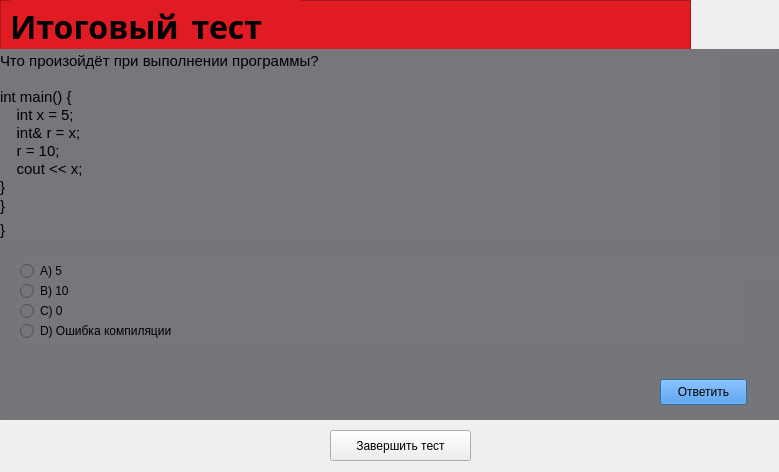
 <widget class="QDialog" name="finish_test">
  <property name="geometry">
   <rect>
    <x>0</x>
    <y>0</y>
    <width>779</width>
    <height>472</height>
   </rect>
  </property>
  <property name="windowTitle">
   <string>Dialog</string>
  </property>
  <widget class="QFrame" name="frame">
   <property name="geometry">
    <rect>
     <x>0</x>
     <y>0</y>
     <width>691</width>
     <height>51</height>
    </rect>
   </property>
   <property name="styleSheet">
    <string notr="true">background-color: rgb(224, 27, 36);</string>
   </property>
   <property name="frameShape">
    <enum>QFrame::Shape::StyledPanel</enum>
   </property>
   <property name="frameShadow">
    <enum>QFrame::Shadow::Raised</enum>
   </property>
   <widget class="QLabel" name="label">
    <property name="geometry">
     <rect>
      <x>10</x>
      <y>-10</y>
      <width>291</width>
      <height>71</height>
     </rect>
    </property>
    <property name="font">
     <font>
      <family>LM Roman 8</family>
      <pointsize>15</pointsize>
      <bold>true</bold>
     </font>
    </property>
    <property name="text">
     <string>&lt;html&gt;&lt;head/&gt;&lt;body&gt;&lt;p&gt;&lt;span style=&quot; font-size:24pt;&quot;&gt;Итоговый тест&lt;/span&gt;&lt;/p&gt;&lt;/body&gt;&lt;/html&gt;</string>
    </property>
   </widget>
  </widget>
  <widget class="QGroupBox" name="groupBox">
   <property name="geometry">
    <rect>
     <x>0</x>
     <y>49</y>
     <width>781</width>
     <height>371</height>
    </rect>
   </property>
   <property name="styleSheet">
    <string notr="true">background-color: rgb(119, 118, 123);</string>
   </property>
   <property name="title">
    <string/>
   </property>
   <widget class="QLabel" name="q2">
    <property name="geometry">
     <rect>
      <x>0</x>
      <y>0</y>
      <width>721</width>
      <height>61</height>
     </rect>
    </property>
    <property name="text">
     <string>&lt;html&gt;&lt;head/&gt;&lt;body&gt;&lt;p&gt;В чём отличие стека от кучи (heap) в управлении памятью?&lt;/p&gt;&lt;/body&gt;&lt;/html&gt;</string>
    </property>
   </widget>
   <widget class="QLabel" name="q1">
    <property name="geometry">
     <rect>
      <x>0</x>
      <y>0</y>
      <width>721</width>
      <height>51</height>
     </rect>
    </property>
    <property name="text">
     <string>&lt;html&gt;&lt;head/&gt;&lt;body&gt;&lt;p&gt;&lt;span style=&quot; font-size:12pt;&quot;&gt;Чем отличается область видимости (scope) от времени жизни (lifetime) переменной в C++?&lt;/span&gt;&lt;/p&gt;&lt;/body&gt;&lt;/html&gt;</string>
    </property>
   </widget>
   <widget class="QLabel" name="q3">
    <property name="geometry">
     <rect>
      <x>0</x>
      <y>0</y>
      <width>721</width>
      <height>61</height>
     </rect>
    </property>
    <property name="text">
     <string>&lt;html&gt;&lt;head/&gt;&lt;body&gt;&lt;p&gt;Какое из утверждений об указателях верно?&lt;/p&gt;&lt;/body&gt;&lt;/html&gt;</string>
    </property>
   </widget>
   <widget class="QLabel" name="q4">
    <property name="geometry">
     <rect>
      <x>0</x>
      <y>0</y>
      <width>721</width>
      <height>61</height>
     </rect>
    </property>
    <property name="text">
     <string>&lt;html&gt;&lt;head/&gt;&lt;body&gt;&lt;p&gt;Как работает оператор switch в C++?&lt;/p&gt;&lt;/body&gt;&lt;/html&gt;</string>
    </property>
   </widget>
   <widget class="QLabel" name="q5">
    <property name="geometry">
     <rect>
      <x>0</x>
      <y>0</y>
      <width>721</width>
      <height>61</height>
     </rect>
    </property>
    <property name="text">
     <string>&lt;html&gt;&lt;head/&gt;&lt;body&gt;&lt;p&gt;Какое из утверждений о динамических структурах данных верно?&lt;/p&gt;&lt;/body&gt;&lt;/html&gt;</string>
    </property>
   </widget>
   <widget class="QLabel" name="q7">
    <property name="geometry">
     <rect>
      <x>0</x>
      <y>0</y>
      <width>721</width>
      <height>171</height>
     </rect>
    </property>
    <property name="text">
     <string>&lt;!DOCTYPE HTML PUBLIC &quot;-//W3C//DTD HTML 4.0//EN&quot; &quot;http://www.w3.org/TR/REC-html40/strict.dtd&quot;&gt;
&lt;html&gt;&lt;head&gt;&lt;meta name=&quot;qrichtext&quot; content=&quot;1&quot; /&gt;&lt;meta charset=&quot;utf-8&quot; /&gt;&lt;style type=&quot;text/css&quot;&gt;
p, li { white-space: pre-wrap; }
hr { height: 1px; border-width: 0; }
li.unchecked::marker { content: &quot;\2610&quot;; }
li.checked::marker { content: &quot;\2612&quot;; }
&lt;/style&gt;&lt;/head&gt;&lt;body style=&quot; font-family:'Cantarell'; font-size:11pt; font-weight:400; font-style:normal;&quot;&gt;
&lt;p style=&quot; margin-top:0px; margin-bottom:0px; margin-left:0px; margin-right:0px; -qt-block-indent:0; text-indent:0px;&quot;&gt;Какой результат выполнения программы?&lt;/p&gt;
&lt;p style=&quot;-qt-paragraph-type:empty; margin-top:0px; margin-bottom:0px; margin-left:0px; margin-right:0px; -qt-block-indent:0; text-indent:0px;&quot;&gt;&lt;br /&gt;&lt;/p&gt;
&lt;p style=&quot; margin-top:0px; margin-bottom:0px; margin-left:0px; margin-right:0px; -qt-block-indent:0; text-indent:0px;&quot;&gt;int main() {&lt;/p&gt;
&lt;p style=&quot; margin-top:0px; margin-bottom:0px; margin-left:0px; margin-right:0px; -qt-block-indent:0; text-indent:0px;&quot;&gt;    int a = 3, b = 0;&lt;/p&gt;
&lt;p style=&quot; margin-top:0px; margin-bottom:0px; margin-left:0px; margin-right:0px; -qt-block-indent:0; text-indent:0px;&quot;&gt;    if (a &amp;amp;&amp;amp; b || !b)&lt;/p&gt;
&lt;p style=&quot; margin-top:0px; margin-bottom:0px; margin-left:0px; margin-right:0px; -qt-block-indent:0; text-indent:0px;&quot;&gt;        cout &amp;lt;&amp;lt; &amp;quot;Yes&amp;quot;;&lt;/p&gt;
&lt;p style=&quot; margin-top:0px; margin-bottom:0px; margin-left:0px; margin-right:0px; -qt-block-indent:0; text-indent:0px;&quot;&gt;    else&lt;/p&gt;
&lt;p style=&quot; margin-top:0px; margin-bottom:0px; margin-left:0px; margin-right:0px; -qt-block-indent:0; text-indent:0px;&quot;&gt;        cout &amp;lt;&amp;lt; &amp;quot;No&amp;quot;;&lt;/p&gt;
&lt;p style=&quot; margin-top:0px; margin-bottom:0px; margin-left:0px; margin-right:0px; -qt-block-indent:0; text-indent:0px;&quot;&gt;}&lt;/p&gt;&lt;/body&gt;&lt;/html&gt;</string>
    </property>
   </widget>
   <widget class="QLabel" name="q8">
    <property name="geometry">
     <rect>
      <x>0</x>
      <y>0</y>
      <width>721</width>
      <height>151</height>
     </rect>
    </property>
    <property name="text">
     <string>&lt;!DOCTYPE HTML PUBLIC &quot;-//W3C//DTD HTML 4.0//EN&quot; &quot;http://www.w3.org/TR/REC-html40/strict.dtd&quot;&gt;
&lt;html&gt;&lt;head&gt;&lt;meta name=&quot;qrichtext&quot; content=&quot;1&quot; /&gt;&lt;meta charset=&quot;utf-8&quot; /&gt;&lt;style type=&quot;text/css&quot;&gt;
p, li { white-space: pre-wrap; }
hr { height: 1px; border-width: 0; }
li.unchecked::marker { content: &quot;\2610&quot;; }
li.checked::marker { content: &quot;\2612&quot;; }
&lt;/style&gt;&lt;/head&gt;&lt;body style=&quot; font-family:'Cantarell'; font-size:11pt; font-weight:400; font-style:normal;&quot;&gt;
&lt;p style=&quot; margin-top:0px; margin-bottom:0px; margin-left:0px; margin-right:0px; -qt-block-indent:0; text-indent:0px;&quot;&gt;Что произойдёт?&lt;/p&gt;
&lt;p style=&quot;-qt-paragraph-type:empty; margin-top:0px; margin-bottom:0px; margin-left:0px; margin-right:0px; -qt-block-indent:0; text-indent:0px;&quot;&gt;&lt;br /&gt;&lt;/p&gt;
&lt;p style=&quot; margin-top:0px; margin-bottom:0px; margin-left:0px; margin-right:0px; -qt-block-indent:0; text-indent:0px;&quot;&gt;int main() {&lt;/p&gt;
&lt;p style=&quot; margin-top:0px; margin-bottom:0px; margin-left:0px; margin-right:0px; -qt-block-indent:0; text-indent:0px;&quot;&gt;    int i = 0;&lt;/p&gt;
&lt;p style=&quot; margin-top:0px; margin-bottom:0px; margin-left:0px; margin-right:0px; -qt-block-indent:0; text-indent:0px;&quot;&gt;    for (; i &amp;lt; 3; i++)&lt;/p&gt;
&lt;p style=&quot; margin-top:0px; margin-bottom:0px; margin-left:0px; margin-right:0px; -qt-block-indent:0; text-indent:0px;&quot;&gt;        ;&lt;/p&gt;
&lt;p style=&quot; margin-top:0px; margin-bottom:0px; margin-left:0px; margin-right:0px; -qt-block-indent:0; text-indent:0px;&quot;&gt;    cout &amp;lt;&amp;lt; i;&lt;/p&gt;
&lt;p style=&quot; margin-top:0px; margin-bottom:0px; margin-left:0px; margin-right:0px; -qt-block-indent:0; text-indent:0px;&quot;&gt;}&lt;/p&gt;&lt;/body&gt;&lt;/html&gt;</string>
    </property>
   </widget>
   <widget class="QLabel" name="q9">
    <property name="geometry">
     <rect>
      <x>0</x>
      <y>0</y>
      <width>721</width>
      <height>151</height>
     </rect>
    </property>
    <property name="text">
     <string>&lt;!DOCTYPE HTML PUBLIC &quot;-//W3C//DTD HTML 4.0//EN&quot; &quot;http://www.w3.org/TR/REC-html40/strict.dtd&quot;&gt;
&lt;html&gt;&lt;head&gt;&lt;meta name=&quot;qrichtext&quot; content=&quot;1&quot; /&gt;&lt;meta charset=&quot;utf-8&quot; /&gt;&lt;style type=&quot;text/css&quot;&gt;
p, li { white-space: pre-wrap; }
hr { height: 1px; border-width: 0; }
li.unchecked::marker { content: &quot;\2610&quot;; }
li.checked::marker { content: &quot;\2612&quot;; }
&lt;/style&gt;&lt;/head&gt;&lt;body style=&quot; font-family:'Cantarell'; font-size:11pt; font-weight:400; font-style:normal;&quot;&gt;
&lt;p style=&quot; margin-top:0px; margin-bottom:0px; margin-left:0px; margin-right:0px; -qt-block-indent:0; text-indent:0px;&quot;&gt;Что будет напечатано?&lt;/p&gt;
&lt;p style=&quot;-qt-paragraph-type:empty; margin-top:0px; margin-bottom:0px; margin-left:0px; margin-right:0px; -qt-block-indent:0; text-indent:0px;&quot;&gt;&lt;br /&gt;&lt;/p&gt;
&lt;p style=&quot; margin-top:0px; margin-bottom:0px; margin-left:0px; margin-right:0px; -qt-block-indent:0; text-indent:0px;&quot;&gt;int main() {&lt;/p&gt;
&lt;p style=&quot; margin-top:0px; margin-bottom:0px; margin-left:0px; margin-right:0px; -qt-block-indent:0; text-indent:0px;&quot;&gt;    int a = 5;&lt;/p&gt;
&lt;p style=&quot; margin-top:0px; margin-bottom:0px; margin-left:0px; margin-right:0px; -qt-block-indent:0; text-indent:0px;&quot;&gt;    int* p = &amp;amp;a;&lt;/p&gt;
&lt;p style=&quot; margin-top:0px; margin-bottom:0px; margin-left:0px; margin-right:0px; -qt-block-indent:0; text-indent:0px;&quot;&gt;    *p = *p + 2;&lt;/p&gt;
&lt;p style=&quot; margin-top:0px; margin-bottom:0px; margin-left:0px; margin-right:0px; -qt-block-indent:0; text-indent:0px;&quot;&gt;    cout &amp;lt;&amp;lt; a;&lt;/p&gt;
&lt;p style=&quot; margin-top:0px; margin-bottom:0px; margin-left:0px; margin-right:0px; -qt-block-indent:0; text-indent:0px;&quot;&gt;}&lt;/p&gt;&lt;/body&gt;&lt;/html&gt;</string>
    </property>
   </widget>
   <widget class="QLabel" name="q10">
    <property name="geometry">
     <rect>
      <x>0</x>
      <y>0</y>
      <width>721</width>
      <height>151</height>
     </rect>
    </property>
    <property name="text">
     <string>&lt;!DOCTYPE HTML PUBLIC &quot;-//W3C//DTD HTML 4.0//EN&quot; &quot;http://www.w3.org/TR/REC-html40/strict.dtd&quot;&gt;
&lt;html&gt;&lt;head&gt;&lt;meta name=&quot;qrichtext&quot; content=&quot;1&quot; /&gt;&lt;meta charset=&quot;utf-8&quot; /&gt;&lt;style type=&quot;text/css&quot;&gt;
p, li { white-space: pre-wrap; }
hr { height: 1px; border-width: 0; }
li.unchecked::marker { content: &quot;\2610&quot;; }
li.checked::marker { content: &quot;\2612&quot;; }
&lt;/style&gt;&lt;/head&gt;&lt;body style=&quot; font-family:'Cantarell'; font-size:11pt; font-weight:400; font-style:normal;&quot;&gt;
&lt;p style=&quot; margin-top:0px; margin-bottom:0px; margin-left:0px; margin-right:0px; -qt-block-indent:0; text-indent:0px;&quot;&gt;Что произойдёт при выполнении программы?&lt;/p&gt;
&lt;p style=&quot;-qt-paragraph-type:empty; margin-top:0px; margin-bottom:0px; margin-left:0px; margin-right:0px; -qt-block-indent:0; text-indent:0px;&quot;&gt;&lt;br /&gt;&lt;/p&gt;
&lt;p style=&quot; margin-top:0px; margin-bottom:0px; margin-left:0px; margin-right:0px; -qt-block-indent:0; text-indent:0px;&quot;&gt;int main() {&lt;/p&gt;
&lt;p style=&quot; margin-top:0px; margin-bottom:0px; margin-left:0px; margin-right:0px; -qt-block-indent:0; text-indent:0px;&quot;&gt;    int x = 5;&lt;/p&gt;
&lt;p style=&quot; margin-top:0px; margin-bottom:0px; margin-left:0px; margin-right:0px; -qt-block-indent:0; text-indent:0px;&quot;&gt;    int&amp;amp; r = x;&lt;/p&gt;
&lt;p style=&quot; margin-top:0px; margin-bottom:0px; margin-left:0px; margin-right:0px; -qt-block-indent:0; text-indent:0px;&quot;&gt;    r = 10;&lt;/p&gt;
&lt;p style=&quot; margin-top:0px; margin-bottom:0px; margin-left:0px; margin-right:0px; -qt-block-indent:0; text-indent:0px;&quot;&gt;    cout &amp;lt;&amp;lt; x;&lt;/p&gt;
&lt;p style=&quot; margin-top:0px; margin-bottom:0px; margin-left:0px; margin-right:0px; -qt-block-indent:0; text-indent:0px;&quot;&gt;}&lt;/p&gt;&lt;/body&gt;&lt;/html&gt;</string>
    </property>
   </widget>
   <widget class="QLabel" name="q6">
    <property name="geometry">
     <rect>
      <x>0</x>
      <y>10</y>
      <width>721</width>
      <height>181</height>
     </rect>
    </property>
    <property name="text">
     <string>&lt;!DOCTYPE HTML PUBLIC &quot;-//W3C//DTD HTML 4.0//EN&quot; &quot;http://www.w3.org/TR/REC-html40/strict.dtd&quot;&gt;
&lt;html&gt;&lt;head&gt;&lt;meta name=&quot;qrichtext&quot; content=&quot;1&quot; /&gt;&lt;meta charset=&quot;utf-8&quot; /&gt;&lt;style type=&quot;text/css&quot;&gt;
p, li { white-space: pre-wrap; }
hr { height: 1px; border-width: 0; }
li.unchecked::marker { content: &quot;\2610&quot;; }
li.checked::marker { content: &quot;\2612&quot;; }
&lt;/style&gt;&lt;/head&gt;&lt;body style=&quot; font-family:'Cantarell'; font-size:11pt; font-weight:400; font-style:normal;&quot;&gt;
&lt;p style=&quot; margin-top:0px; margin-bottom:0px; margin-left:0px; margin-right:0px; -qt-block-indent:0; text-indent:0px;&quot;&gt;Что выведет программа?&lt;/p&gt;
&lt;p style=&quot;-qt-paragraph-type:empty; margin-top:0px; margin-bottom:0px; margin-left:0px; margin-right:0px; -qt-block-indent:0; text-indent:0px;&quot;&gt;&lt;br /&gt;&lt;/p&gt;
&lt;p style=&quot; margin-top:0px; margin-bottom:0px; margin-left:0px; margin-right:0px; -qt-block-indent:0; text-indent:0px;&quot;&gt;int x = 1;&lt;/p&gt;
&lt;p style=&quot; margin-top:0px; margin-bottom:0px; margin-left:0px; margin-right:0px; -qt-block-indent:0; text-indent:0px;&quot;&gt;void f() {&lt;/p&gt;
&lt;p style=&quot; margin-top:0px; margin-bottom:0px; margin-left:0px; margin-right:0px; -qt-block-indent:0; text-indent:0px;&quot;&gt;    int x = 2;&lt;/p&gt;
&lt;p style=&quot; margin-top:0px; margin-bottom:0px; margin-left:0px; margin-right:0px; -qt-block-indent:0; text-indent:0px;&quot;&gt;    cout &amp;lt;&amp;lt; ::x &amp;lt;&amp;lt; &amp;quot; &amp;quot; &amp;lt;&amp;lt; x;&lt;/p&gt;
&lt;p style=&quot; margin-top:0px; margin-bottom:0px; margin-left:0px; margin-right:0px; -qt-block-indent:0; text-indent:0px;&quot;&gt;}&lt;/p&gt;
&lt;p style=&quot; margin-top:0px; margin-bottom:0px; margin-left:0px; margin-right:0px; -qt-block-indent:0; text-indent:0px;&quot;&gt;int main() {&lt;/p&gt;
&lt;p style=&quot; margin-top:0px; margin-bottom:0px; margin-left:0px; margin-right:0px; -qt-block-indent:0; text-indent:0px;&quot;&gt;    f();&lt;/p&gt;
&lt;p style=&quot; margin-top:0px; margin-bottom:0px; margin-left:0px; margin-right:0px; -qt-block-indent:0; text-indent:0px;&quot;&gt;}&lt;/p&gt;&lt;/body&gt;&lt;/html&gt;</string>
    </property>
   </widget>
   <widget class="QRadioButton" name="A_q1">
    <property name="geometry">
     <rect>
      <x>20</x>
      <y>210</y>
      <width>761</width>
      <height>24</height>
     </rect>
    </property>
    <property name="styleSheet">
     <string notr="true">alternate-background-color: rgb(224, 27, 36);</string>
    </property>
    <property name="text">
     <string>A) Область видимости определяет, где переменная видна, а время жизни — сколько памяти занимает</string>
    </property>
   </widget>
   <widget class="QRadioButton" name="B_q1">
    <property name="geometry">
     <rect>
      <x>20</x>
      <y>230</y>
      <width>721</width>
      <height>24</height>
     </rect>
    </property>
    <property name="text">
     <string>B) Область видимости — это длина имени переменной, время жизни — её размер в байтах</string>
    </property>
   </widget>
   <widget class="QRadioButton" name="C_q1">
    <property name="geometry">
     <rect>
      <x>20</x>
      <y>250</y>
      <width>721</width>
      <height>24</height>
     </rect>
    </property>
    <property name="text">
     <string>C) Эти понятия полностью совпадают</string>
    </property>
   </widget>
   <widget class="QRadioButton" name="D_q1">
    <property name="geometry">
     <rect>
      <x>20</x>
      <y>270</y>
      <width>721</width>
      <height>24</height>
     </rect>
    </property>
    <property name="text">
     <string>D) Время жизни определяется компилятором, а область видимости — программистом</string>
    </property>
   </widget>
   <widget class="QRadioButton" name="A_q2">
    <property name="geometry">
     <rect>
      <x>20</x>
      <y>210</y>
      <width>761</width>
      <height>24</height>
     </rect>
    </property>
    <property name="styleSheet">
     <string notr="true">alternate-background-color: rgb(224, 27, 36);</string>
    </property>
    <property name="text">
     <string>A) В стеке хранится всё, в куче — ничего</string>
    </property>
   </widget>
   <widget class="QRadioButton" name="A_q3">
    <property name="geometry">
     <rect>
      <x>20</x>
      <y>210</y>
      <width>761</width>
      <height>24</height>
     </rect>
    </property>
    <property name="styleSheet">
     <string notr="true">alternate-background-color: rgb(224, 27, 36);</string>
    </property>
    <property name="text">
     <string>A) Указатель всегда инициализируется значением nullptr</string>
    </property>
   </widget>
   <widget class="QRadioButton" name="A_q4">
    <property name="geometry">
     <rect>
      <x>20</x>
      <y>210</y>
      <width>761</width>
      <height>24</height>
     </rect>
    </property>
    <property name="styleSheet">
     <string notr="true">alternate-background-color: rgb(224, 27, 36);</string>
    </property>
    <property name="text">
     <string>A) Проверяет все условия одновременно</string>
    </property>
   </widget>
   <widget class="QRadioButton" name="A_q5">
    <property name="geometry">
     <rect>
      <x>20</x>
      <y>210</y>
      <width>761</width>
      <height>24</height>
     </rect>
    </property>
    <property name="styleSheet">
     <string notr="true">alternate-background-color: rgb(224, 27, 36);</string>
    </property>
    <property name="text">
     <string>A) Они всегда используют меньше памяти, чем статические</string>
    </property>
   </widget>
   <widget class="QRadioButton" name="A_q6">
    <property name="geometry">
     <rect>
      <x>20</x>
      <y>210</y>
      <width>761</width>
      <height>24</height>
     </rect>
    </property>
    <property name="styleSheet">
     <string notr="true">alternate-background-color: rgb(224, 27, 36);</string>
    </property>
    <property name="text">
     <string>A) 1 2</string>
    </property>
   </widget>
   <widget class="QRadioButton" name="A_q7">
    <property name="geometry">
     <rect>
      <x>20</x>
      <y>210</y>
      <width>761</width>
      <height>24</height>
     </rect>
    </property>
    <property name="styleSheet">
     <string notr="true">alternate-background-color: rgb(224, 27, 36);</string>
    </property>
    <property name="text">
     <string>A) Yes</string>
    </property>
   </widget>
   <widget class="QRadioButton" name="A_q8">
    <property name="geometry">
     <rect>
      <x>20</x>
      <y>210</y>
      <width>761</width>
      <height>24</height>
     </rect>
    </property>
    <property name="styleSheet">
     <string notr="true">alternate-background-color: rgb(224, 27, 36);</string>
    </property>
    <property name="text">
     <string>A) 0</string>
    </property>
   </widget>
   <widget class="QRadioButton" name="A_q9">
    <property name="geometry">
     <rect>
      <x>20</x>
      <y>210</y>
      <width>761</width>
      <height>24</height>
     </rect>
    </property>
    <property name="styleSheet">
     <string notr="true">alternate-background-color: rgb(224, 27, 36);</string>
    </property>
    <property name="text">
     <string>A) 5</string>
    </property>
   </widget>
   <widget class="QRadioButton" name="A_q10">
    <property name="geometry">
     <rect>
      <x>20</x>
      <y>210</y>
      <width>761</width>
      <height>24</height>
     </rect>
    </property>
    <property name="styleSheet">
     <string notr="true">alternate-background-color: rgb(224, 27, 36);</string>
    </property>
    <property name="text">
     <string>A) 5</string>
    </property>
   </widget>
   <widget class="QRadioButton" name="B_q2">
    <property name="geometry">
     <rect>
      <x>20</x>
      <y>230</y>
      <width>721</width>
      <height>24</height>
     </rect>
    </property>
    <property name="text">
     <string>B) Стек управляется вручную, куча автоматически</string>
    </property>
   </widget>
   <widget class="QRadioButton" name="B_q3">
    <property name="geometry">
     <rect>
      <x>20</x>
      <y>230</y>
      <width>721</width>
      <height>24</height>
     </rect>
    </property>
    <property name="text">
     <string>B) Указатель может хранить только адрес переменной типа int</string>
    </property>
   </widget>
   <widget class="QRadioButton" name="B_q4">
    <property name="geometry">
     <rect>
      <x>20</x>
      <y>230</y>
      <width>721</width>
      <height>24</height>
     </rect>
    </property>
    <property name="text">
     <string>B) Выполняет только тот case, который совпадает, и всегда выходит</string>
    </property>
   </widget>
   <widget class="QRadioButton" name="B_q5">
    <property name="geometry">
     <rect>
      <x>20</x>
      <y>230</y>
      <width>721</width>
      <height>24</height>
     </rect>
    </property>
    <property name="text">
     <string>B) Их размер нельзя изменять после создания</string>
    </property>
   </widget>
   <widget class="QRadioButton" name="B_q6">
    <property name="geometry">
     <rect>
      <x>20</x>
      <y>230</y>
      <width>721</width>
      <height>24</height>
     </rect>
    </property>
    <property name="text">
     <string>B) 2 1</string>
    </property>
   </widget>
   <widget class="QRadioButton" name="B_q7">
    <property name="geometry">
     <rect>
      <x>20</x>
      <y>230</y>
      <width>721</width>
      <height>24</height>
     </rect>
    </property>
    <property name="text">
     <string>B) No</string>
    </property>
   </widget>
   <widget class="QRadioButton" name="B_q8">
    <property name="geometry">
     <rect>
      <x>20</x>
      <y>230</y>
      <width>721</width>
      <height>24</height>
     </rect>
    </property>
    <property name="text">
     <string>B) 2</string>
    </property>
   </widget>
   <widget class="QRadioButton" name="B_q9">
    <property name="geometry">
     <rect>
      <x>20</x>
      <y>230</y>
      <width>721</width>
      <height>24</height>
     </rect>
    </property>
    <property name="text">
     <string>B) 7</string>
    </property>
   </widget>
   <widget class="QRadioButton" name="B_q10">
    <property name="geometry">
     <rect>
      <x>20</x>
      <y>230</y>
      <width>721</width>
      <height>24</height>
     </rect>
    </property>
    <property name="text">
     <string>B) 10</string>
    </property>
   </widget>
   <widget class="QRadioButton" name="C_q2">
    <property name="geometry">
     <rect>
      <x>20</x>
      <y>250</y>
      <width>721</width>
      <height>24</height>
     </rect>
    </property>
    <property name="text">
     <string>C) Стек — это область памяти для локальных переменных, куча — для динамических объектов</string>
    </property>
   </widget>
   <widget class="QRadioButton" name="C_q3">
    <property name="geometry">
     <rect>
      <x>20</x>
      <y>250</y>
      <width>721</width>
      <height>24</height>
     </rect>
    </property>
    <property name="text">
     <string>C) Указатель — это переменная, содержащая адрес другой переменной</string>
    </property>
   </widget>
   <widget class="QRadioButton" name="C_q4">
    <property name="geometry">
     <rect>
      <x>20</x>
      <y>250</y>
      <width>721</width>
      <height>24</height>
     </rect>
    </property>
    <property name="text">
     <string>C) Переходит к первому совпавшему case, затем выполняет все последующие без break</string>
    </property>
   </widget>
   <widget class="QRadioButton" name="C_q5">
    <property name="geometry">
     <rect>
      <x>20</x>
      <y>250</y>
      <width>721</width>
      <height>24</height>
     </rect>
    </property>
    <property name="text">
     <string>C) Они используют указатели и могут занимать несмежные области памяти</string>
    </property>
   </widget>
   <widget class="QRadioButton" name="C_q6">
    <property name="geometry">
     <rect>
      <x>20</x>
      <y>250</y>
      <width>721</width>
      <height>24</height>
     </rect>
    </property>
    <property name="text">
     <string>C) 2 2</string>
    </property>
   </widget>
   <widget class="QRadioButton" name="C_q7">
    <property name="geometry">
     <rect>
      <x>20</x>
      <y>250</y>
      <width>721</width>
      <height>24</height>
     </rect>
    </property>
    <property name="text">
     <string>C) Ошибка</string>
    </property>
   </widget>
   <widget class="QRadioButton" name="C_q8">
    <property name="geometry">
     <rect>
      <x>20</x>
      <y>250</y>
      <width>721</width>
      <height>24</height>
     </rect>
    </property>
    <property name="text">
     <string>C) 3</string>
    </property>
   </widget>
   <widget class="QRadioButton" name="C_q9">
    <property name="geometry">
     <rect>
      <x>20</x>
      <y>250</y>
      <width>721</width>
      <height>24</height>
     </rect>
    </property>
    <property name="text">
     <string>C) 2</string>
    </property>
   </widget>
   <widget class="QRadioButton" name="C_q10">
    <property name="geometry">
     <rect>
      <x>20</x>
      <y>250</y>
      <width>721</width>
      <height>24</height>
     </rect>
    </property>
    <property name="text">
     <string>C) 0</string>
    </property>
   </widget>
   <widget class="QRadioButton" name="D_q2">
    <property name="geometry">
     <rect>
      <x>20</x>
      <y>270</y>
      <width>721</width>
      <height>24</height>
     </rect>
    </property>
    <property name="text">
     <string>D) Стек быстрее кучи, потому что там всегда один элемент</string>
    </property>
   </widget>
   <widget class="QRadioButton" name="D_q3">
    <property name="geometry">
     <rect>
      <x>20</x>
      <y>270</y>
      <width>721</width>
      <height>24</height>
     </rect>
    </property>
    <property name="text">
     <string>D) Указатель хранит значение, но не адрес</string>
    </property>
   </widget>
   <widget class="QRadioButton" name="D_q4">
    <property name="geometry">
     <rect>
      <x>20</x>
      <y>270</y>
      <width>721</width>
      <height>24</height>
     </rect>
    </property>
    <property name="text">
     <string>D) Работает только с числами с плавающей точкой</string>
    </property>
   </widget>
   <widget class="QRadioButton" name="D_q5">
    <property name="geometry">
     <rect>
      <x>20</x>
      <y>270</y>
      <width>721</width>
      <height>24</height>
     </rect>
    </property>
    <property name="text">
     <string>D) Они работают быстрее статических</string>
    </property>
   </widget>
   <widget class="QRadioButton" name="D_q6">
    <property name="geometry">
     <rect>
      <x>20</x>
      <y>270</y>
      <width>721</width>
      <height>24</height>
     </rect>
    </property>
    <property name="text">
     <string>D) Ошибка компиляции</string>
    </property>
   </widget>
   <widget class="QRadioButton" name="D_q7">
    <property name="geometry">
     <rect>
      <x>20</x>
      <y>270</y>
      <width>721</width>
      <height>24</height>
     </rect>
    </property>
    <property name="text">
     <string>D) Пустой вывод</string>
    </property>
   </widget>
   <widget class="QRadioButton" name="D_q8">
    <property name="geometry">
     <rect>
      <x>20</x>
      <y>270</y>
      <width>721</width>
      <height>24</height>
     </rect>
    </property>
    <property name="text">
     <string>D) Ошибка компиляции</string>
    </property>
   </widget>
   <widget class="QRadioButton" name="D_q9">
    <property name="geometry">
     <rect>
      <x>20</x>
      <y>270</y>
      <width>721</width>
      <height>24</height>
     </rect>
    </property>
    <property name="text">
     <string>D) Ошибка</string>
    </property>
   </widget>
   <widget class="QRadioButton" name="D_q10">
    <property name="geometry">
     <rect>
      <x>20</x>
      <y>270</y>
      <width>721</width>
      <height>24</height>
     </rect>
    </property>
    <property name="text">
     <string>D) Ошибка компиляции</string>
    </property>
   </widget>
   <widget class="QPushButton" name="otvet">
    <property name="geometry">
     <rect>
      <x>660</x>
      <y>330</y>
      <width>87</width>
      <height>26</height>
     </rect>
    </property>
    <property name="styleSheet">
     <string notr="true">background-color: rgb(53, 132, 228);</string>
    </property>
    <property name="text">
     <string>Ответить</string>
    </property>
   </widget>
   <zorder>q1</zorder>
   <zorder>q2</zorder>
   <zorder>q3</zorder>
   <zorder>q4</zorder>
   <zorder>q5</zorder>
   <zorder>q6</zorder>
   <zorder>q7</zorder>
   <zorder>q8</zorder>
   <zorder>q9</zorder>
   <zorder>q10</zorder>
   <zorder>A_q1</zorder>
   <zorder>B_q1</zorder>
   <zorder>C_q1</zorder>
   <zorder>D_q1</zorder>
   <zorder>A_q2</zorder>
   <zorder>A_q3</zorder>
   <zorder>A_q4</zorder>
   <zorder>B_q2</zorder>
   <zorder>B_q3</zorder>
   <zorder>B_q4</zorder>
   <zorder>A_q5</zorder>
   <zorder>A_q6</zorder>
   <zorder>A_q7</zorder>
   <zorder>A_q8</zorder>
   <zorder>A_q9</zorder>
   <zorder>A_q10</zorder>
   <zorder>B_q5</zorder>
   <zorder>B_q6</zorder>
   <zorder>B_q7</zorder>
   <zorder>B_q8</zorder>
   <zorder>B_q9</zorder>
   <zorder>B_q10</zorder>
   <zorder>C_q2</zorder>
   <zorder>C_q3</zorder>
   <zorder>C_q4</zorder>
   <zorder>C_q5</zorder>
   <zorder>C_q6</zorder>
   <zorder>C_q7</zorder>
   <zorder>C_q8</zorder>
   <zorder>C_q9</zorder>
   <zorder>C_q10</zorder>
   <zorder>D_q2</zorder>
   <zorder>D_q3</zorder>
   <zorder>otvet</zorder>
   <zorder>D_q4</zorder>
   <zorder>D_q5</zorder>
   <zorder>D_q6</zorder>
   <zorder>D_q7</zorder>
   <zorder>D_q8</zorder>
   <zorder>D_q9</zorder>
   <zorder>D_q10</zorder>
  </widget>
  <widget class="QPushButton" name="pushButton">
   <property name="geometry">
    <rect>
     <x>330</x>
     <y>430</y>
     <width>141</width>
     <height>31</height>
    </rect>
   </property>
   <property name="text">
    <string>Завершить тест</string>
   </property>
  </widget>
  <widget class="QLabel" name="timeLabel">
   <property name="geometry">
    <rect>
     <x>700</x>
     <y>10</y>
     <width>71</width>
     <height>31</height>
    </rect>
   </property>
   <property name="text">
    <string/>
   </property>
  </widget>
 </widget>
